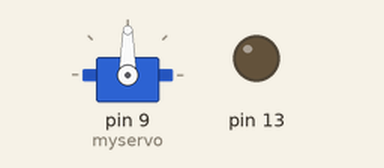
A sketch run on a simulated Arduino Uno, built with avr-gcc and run on an emulated ATmega328P. Shown: servo, output pins drawn as LEDs (lit = HIGH).

Above: at 0.05 s.
At 6.0 s:
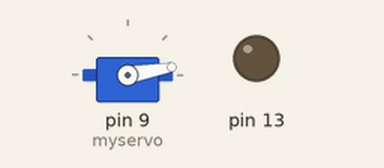
Timing chart, 0 to 7.8 s (numbered marks = the images above):
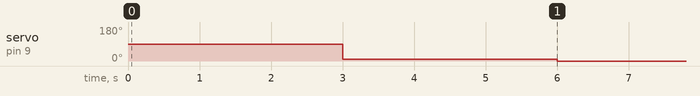

The sketch:

Silly_Can_Fire.ino
```cpp
#include <Servo.h>

Servo myservo;  // create servo object to control a servo
                // twelve servo objects can be created on most boards

    // variable to store the servo position
int fire = 10;
int halt = 0;

void setup()
{
   pinMode(13, OUTPUT);
  myservo.attach(9);  // attaches the servo on pin 9 to the servo object
}

void loop()
{
    delay(3000);                           // in steps of 1 degree
    myservo.write(fire);              // tell servo to go to position in variable 'pos'
    delay(3000);                       // waits 15ms for the servo to reach the position
    myservo.write(halt);              // tell servo to go to position in variable 'pos'
                     // waits 15ms for the servo to reach the position

}
```

Measured:
- by itself, servo on pin 9 (myservo): alternates 10° for 3.0 s and 0° for 3.0 s
